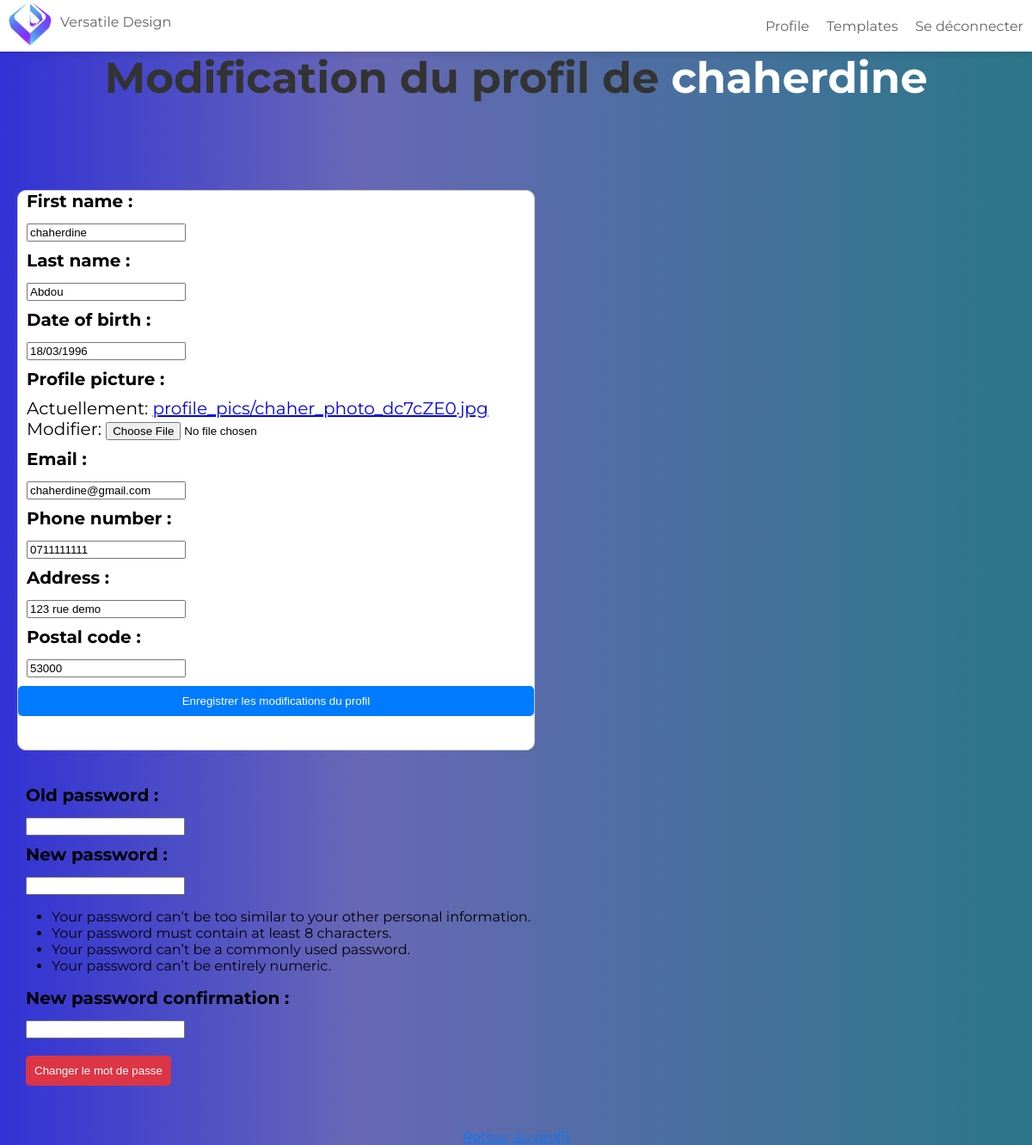
The app's page /create_profile/ (signed in) with its own data.
### utilisateur/models.py (models this page shows, shortened)
class CustomUser(AbstractUser):
    """
    CustomUser class is a subclass of AbstractUser from Django's built-in authentication system.
    It extends the functionality of the base class by adding a get_full_name method.

    Example Usage:
    user = CustomUser.objects.create(username='john', email='john@example.com')
    user.first_name = 'John'
    user.last_name = 'Doe'
    user.save()

    full_name = user.get_full_name()
    print(full_name)  # Output: John Doe
    """

class UserProfile(models.Model):
    user = models.OneToOneField(CustomUser, on_delete=models.CASCADE, null=True)
    first_name = models.CharField(max_length=255, blank=True, null=True)
    last_name = models.CharField(max_length=255, blank=True, null=True)
    email = models.EmailField(max_length=255, blank=True, null=True)
    date_of_birth = models.DateField(null=True, blank=True)
    profile_picture = models.ImageField(upload_to='profile_pics/', default='profile_pics/image_preview.jpg' )
    phone_number = models.CharField(max_length=15, blank=True, null=True)
    address = models.CharField(max_length=255, blank=True, null=True)
    postal_code = models.CharField(max_length=5, blank=True, null=True)

### utilisateur/views.py (the view)
# urls.py: path('create_profile/', create_profile, name='create_profile')
@login_required
def create_profile(request):
    try:
        user_profile = request.user.userprofile
    except UserProfile.DoesNotExist:
        user_profile = UserProfile(user=request.user)
        user_profile.save()
    if request.method == 'POST':
        if 'profile_form' in request.POST:
            form = UserProfileForm(request.POST, request.FILES, instance=user_profile)
            if form.is_valid():
                form.save()
                return redirect('profile')
        elif 'password_form' in request.POST:
            password_form = PasswordChangeForm(request.user, request.POST)
            if password_form.is_valid():
                user = password_form.save()
                update_session_auth_hash(request, user)
                return redirect('profile')
    else:
        form = UserProfileForm(instance=user_profile)
        password_form = PasswordChangeForm(request.user)
    return render(request, 'registration/create_profile.html', {'form': form, 'password_form': password_form})

### utilisateur/forms.py
class UserProfileForm(forms.ModelForm):
    class Meta:
        model = UserProfile
        fields = ['first_name', 'last_name', 'date_of_birth', 'profile_picture','email', 'phone_number', 'address', 'postal_code']

### templates/registration/create_profile.html (shortened to what this page needs)
{% extends "base_dashboard.html" %}
{% load static %}
{% block content %}
<head>
    <link rel="stylesheet" href="{% static 'styles/styles_profile.css' %}" />
</head>
    <h1>Modification du profil de <span style="color: #fff;">{{ user.username }}</span></h1>
    <form method="post" enctype="multipart/form-data" id="form_create">
        {{ form.as_p }}
        <button type="submit" name="profile_form">Enregistrer les modifications du profil</button>
    </form>
    <form method="post" id="password_form">
        {{ password_form.as_p }}
        <button type="submit" name="password_form">Changer le mot de passe</button>
    </form>
    <a class="profile" href="{% url 'profile' %}">Retour au profil</a>
{% endblock %}

### static/styles/styles_dashboard.css (style rules this page uses)
html { height: 100%; }
body { margin: 0; font-family: 'Montserrat', sans-serif; background: linear-gradient(90deg, rgb(50, 50, 214) 0%, rgb(104, 104, 182) 35%, rgb(43, 119, 136) 100%); padding: 0; display: flex; flex-direction: column; min-height: 100vh; }
p { font-size: 20px; color: #ffffff; text-align: justify; margin: 0 0 0 10px; }
label { display: block; font-weight: bold; margin: 0 0 5px 10px; }
h1 { font-size: 50px; color: #333; text-align: center; margin-top: 60px; margin-bottom: 0; }
#form_create { margin-top: 100px; }

### static/styles/styles_profile.css (style rules this page uses)
form#form_create { display:flex; flex-direction: column; border: 1px solid #ccc; border-radius: 10px; overflow: hidden; margin: 20px; width: 600px; height: 650px; background-color: #fff; margin-top: 100px; }
#form_create button { background-color: #007bff; color: #fff; padding: 10px; border: none; border-radius: 5px; cursor: pointer; }
#password_form { margin: 20px; }
label { font-size: 20px; margin-bottom: 10px; color: black; margin: 0 0 10px 0; }
p { font-size: 20px; margin-bottom: 10px; color: black; }
#password_form button { background-color: #dc3545; color: #fff; padding: 10px; margin: 10px; border: none; border-radius: 5px; cursor: pointer; }
a.profile { display: block; margin-top: 20px; text-align: center; color: #007bff; }

### records on screen
CustomUser: username "chaherdine"
UserProfile: first_name "chaherdine", last_name "Abdou", date_of_birth "18/03/1996", email "chaherdine@gmail.com", phone_number "0711111111", address "123 rue demo", postal_code "53000"
